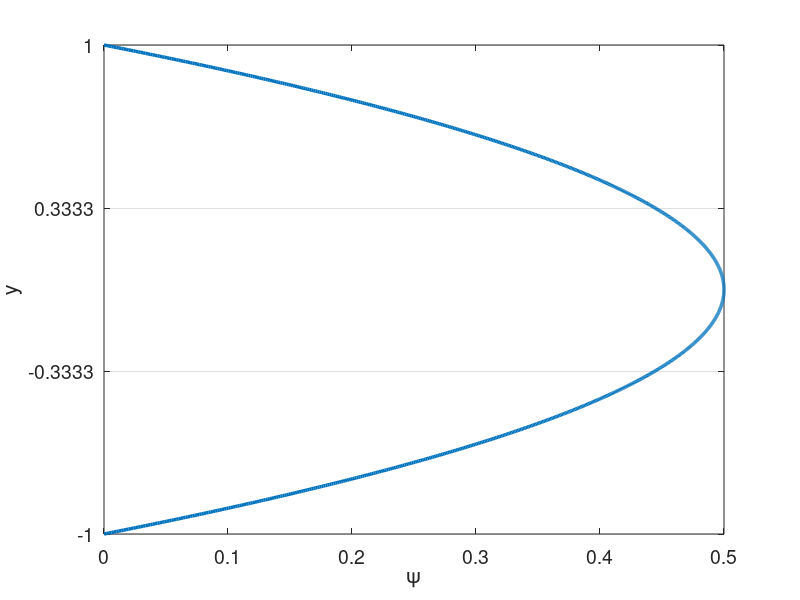

Write the MATLAB code that produced this figure. (Note: this script raises an error after producing the figure.)
% clc
clear all
close all


set(0,'DefaultAxesFontSize',14)
set(0,'defaultLineLineWidth',2.5)
% set(0,'DefaultFigureWindowStyle','docked')


linestyles = {'k-','b-','r-','g-','c-','m-','k--','b--','r--','g--','c--','m--','k-.','b-.','r-.','g-.','c-.','m-.','k:','b:','r:','g:','c:','m:'};
pointstyles = {'ko','bo','ro','go','co','mo','k^','b^','r^','g^','c^','m^','ks','bs','rs','gs','cs','ms','k*','b*','r*','g*','c*','m*','k+','b+','r+','g+','c+','m+'};

%%%%%%%%%%%%%%%%%%%%%%%%%%%%%%%%%%%%%%%%%%%%%%%%%%%%%%%%%%%%%%%%%%
% Navier-Stokes Solver Demo (2D Channel)
%%%%%%%%%%%%%%%%%%%%%%%%%%%%%%%%%%%%%%%%%%%%%%%%%%%%%%%%%%%%%%%%%%

format compact;
format short; 
Re = 1; Pr=0.8; Pe=Re*Pr; 

%N=16; E=5; N1=N+1; nL=N1*N1*E;  % 16th order
N=5; % polynomial order  
Ex=1; % Number of elements in x
Ey=3; % Number of elements in y
CFL=0.1;
u_ic = Re;
pert = 0.0;
f_ic = @(x,y) u_ic*(1-y.^2)/2;

%% Enrichment information
en_on = 1;
N_en_y = 1; 
psi = {@(x,y) (0.5*(1 - y.^2) + 0.*x), @(x,y) 0.*y + 0.*x};
gpsi = {@(x,y) 0.*y + 0.*x, @(x,y) (-1.*y + 0.*x), ...
        @(x,y) 0.*y + 0.*x, @(x,y) 0.*y + 0.*x};
hpsi = {@(x,y) 0.*y + 0.*x, @(x,y) (-1 - 0.*y + 0.*x), ...
        @(x,y) 0.*y + 0.*x, @(x,y) 0.*y + 0.*x};
    
% No enrichment on one half
% psi = {@(x,y) (y<=0).*(0.5*(1 - y.^2)) + (y>0).*0.5 + 0.*x, @(x,y) 0.*y + 0.*x};
% gpsi = {@(x,y) 0.*y + 0.*x, @(x,y) (y<=0).*(-1.*y)+ (y>0).*0 + 0.*x, ...
%         @(x,y) 0.*y + 0.*x, @(x,y) 0.*y + 0.*x};
% hpsi = {@(x,y) 0.*y + 0.*x, @(x,y) (y<=0).*(-1.)+ (y>0).*0 + 0.*y + 0.*x, ...
%         @(x,y) 0.*y + 0.*x, @(x,y) 0.*y + 0.*x};

% Blended enrichment
% En - Blend - normal .. - Blend - En
% N_en_form = 1;
% Ly = 2/Ey;
% ye = 1-Ly*N_en_form; % end of enrichment
% yb = 1-Ly*(N_en_form+1); % end of blending
% 
% blend = @(x,y) 0.*x + ...
%     (abs(y) >= (ye-eps)).*1 + ...
%     ((-(ye-eps) < y).*(y <= -(yb-eps))).*(y-(-yb))/((-ye)-(-yb)) + ...
%     + y.*0 + ...
%     (((ye-eps) > y).*(y >= (yb-eps))).*(y-(yb))/((ye)-(yb));
% dblend = @(x,y) 0.*x + ...
%     (abs(y) >= (ye-eps)).*0 + ...
%     ((-(ye-eps) < y).*(y <= -(yb-eps))).*1./((-ye)-(-yb)) + ...
%     + y.*0 + ...
%     (((ye-eps) > y).*(y >= (yb-eps))).*1./((ye)-(yb));
% hblend = @(x,y) 0.*x + ...
%     (abs(y) >= (ye-eps)).*0 + ...
%     ((-(ye-eps) < y).*(y <= -(yb-eps))).*0 + ...
%     + y.*0 + ...
%     (((ye-eps) > y).*(y >= (yb-eps))).*0;
% 
% % c1 = 1./(-ye^2-yb^2+2*ye*yb);
% % c2 = -2*ye*c1;
% % c3 = -(yb^2-2*yb*ye)*c1;
% % c1b = 1./(-(-ye)^2-(-yb)^2+2*(-ye)*(-yb));
% % c2b = -2*(-ye)*c1;
% % c3b = -((-yb)^2-2*(-yb)*(-ye))*c1;
% % blend = @(x,y) 0.*x + ...
% %     (abs(y) >= ye-eps).*1 + ...
% %     ((-(ye-eps) < y).*(y <= -(yb-eps))).*(c1b*y.^2+c2b*y+c3b) + ...
% %     + y.*0 + ...
% %     (((ye-eps) > y).*(y >= (yb-eps))).*(c1*y.^2+c2*y+c3);
% % 
% % dblend = @(x,y) 0.*x + ...
% %     (abs(y) >= (ye-eps)).*0 + ...
% %     ((-(ye-eps) < y).*(y <= -(yb-eps))).*(2*c1b*y+c2b) + ...
% %     + y.*0 + ...
% %     (((ye-eps) > y).*(y >= (yb-eps))).*(2*c1*y+c2);
% % 
% % hblend = @(x,y) 0.*x + ...
% %     (abs(y) >= (ye-eps)).*0 + ...
% %     ((-(ye-eps) < y).*(y <= -(yb-eps))).*2*c1b + ...
% %     + y.*0 + ...
% %     (((ye-eps) > y).*(y >= (yb-eps))).*2*c1;
% 
% en = @(x,y)(0.5*(1 - y.^2)) + 0.*x;
% den = @(x,y) (-1.*y + 0.*x);
% hen = @(x,y) (-1 - 0.*y + 0.*x);
% 
% psi = {@(x,y) blend(x,y).*en(x,y), @(x,y) 0.*y + 0.*x};
% gpsi = {@(x,y) 0.*y + 0.*x, ...
%         @(x,y) blend(x,y).*den(x,y) + dblend(x,y).*en(x,y), ...
%         @(x,y) 0.*y + 0.*x, @(x,y) 0.*y + 0.*x};
% hpsi = {@(x,y) 0.*y + 0.*x, ...
%         @(x,y) blend(x,y).*hen(x,y) + 2*dblend(x,y).*den(x,y) + hblend(x,y).*en(x,y), ...
%         @(x,y) 0.*y + 0.*x, @(x,y) 0.*y + 0.*x};

% Flat enrichment in middle
% Middle is higher than normal enrichment
% en_loc = 2/Ey+0.0001;
% psi = {@(x,y) ((1-abs(y))<=en_loc).*(0.5*(1 - y.^2) + 0.*x)+((1-abs(y))>en_loc).*0.5*(1-(1-2/Ey)^2), @(x,y) 0.*y + 0.*x};
% gpsi = {@(x,y) 0.*y + 0.*x, @(x,y) ((1-abs(y))<=en_loc).*(-1.*y + 0.*x), ...
%         @(x,y) 0.*y + 0.*x, @(x,y) 0.*y + 0.*x};
% hpsi = {@(x,y) 0.*y + 0.*x, @(x,y) ((1-abs(y))<=en_loc).*(-1 - 0.*y + 0.*x), ...
%         @(x,y) 0.*y + 0.*x, @(x,y) 0.*y + 0.*x};

% % 0 enrichment in middle  
% Middle is slightly below normal enrichment
% en_loc = 2/Ey+0.000000001;
% psi = {@(x,y) ((1-abs(y))<=en_loc).*(0.5*(1 - y.^2) + 0.*x), @(x,y) 0.*y + 0.*x};
% gpsi = {@(x,y) 0.*y + 0.*x, @(x,y) ((1-abs(y))<=en_loc).*(-1.*y + 0.*x), ...
%         @(x,y) 0.*y + 0.*x, @(x,y) 0.*y + 0.*x};
% hpsi = {@(x,y) 0.*y + 0.*x, @(x,y) ((1-abs(y))<=en_loc).*(-1 - 0.*y + 0.*x), ...
%         @(x,y) 0.*y + 0.*x, @(x,y) 0.*y + 0.*x};

% % 0 enrichment in middle not full element
% Middle is slightly below normal enrichment
% [X,Y]=make_geom_channel(Ex,Ey,N);      % Geometry in local form
% en_loc = 1-abs(Y(1,end-1,1))+0.000000001;
% psi = {@(x,y) ((1-abs(y))<=en_loc).*(0.5*(1 - y.^2) + 0.*x), @(x,y) 0.*y + 0.*x};
% gpsi = {@(x,y) 0.*y + 0.*x, @(x,y) ((1-abs(y))<=en_loc).*(-1.*y + 0.*x), ...
%         @(x,y) 0.*y + 0.*x, @(x,y) 0.*y + 0.*x};
% hpsi = {@(x,y) 0.*y + 0.*x, @(x,y) ((1-abs(y))<=en_loc).*(-1 - 0.*y + 0.*x), ...
%         @(x,y) 0.*y + 0.*x, @(x,y) 0.*y + 0.*x};

% 0 enrichment
% psi = {@(x,y) 0+0.*y + 0.*x, @(x,y) 0+0.*y + 0.*x;};
% gpsi = {@(x,y) 0.*y + 0.*x, @(x,y) 0.*y + 0.*x, @(x,y) 0.*y + 0.*x, @(x,y) 0.*y + 0.*x};
% hpsi = {@(x,y) 0.*y + 0.*x, @(x,y) 0.*y + 0.*x, @(x,y) 0.*y + 0.*x, @(x,y) 0.*y + 0.*x};

%% Plot psi
figure
ys_plot = linspace(-1,1,1000);
plot(psi{1}(0,ys_plot),ys_plot)
xlabel('\psi')
ylabel('y')
set(gca, 'YGrid', 'on', 'XGrid', 'off')
    yticks(linspace(-1,1,Ey+1));

psi_p = psi{1}(0,N_en_y*2/Ey-1);

%% Begin Solve
E=Ex*Ey; % Total number of elements
N1=N+1;
disp("Generating Matrices")
% if en_on
    Q=makeq_en(Ex,Ey,N,N_en_y);
% else
%     Q=makeq(Ex,Ey,N); % Global continuity
% end
R=maker(Q,Ex,N); % Restriction matrix, applies Dirichlet conditions
[X,Y]=make_geom_channel(Ex,Ey,N);      % Geometry in local form
en_b_nodes = get_en_bound_nodes(Ex,Ey,N,N_en_y);
en_b_nodes2 = get_en_bound_nodes2(Ex,Ey,N,N_en_y);

Ys = zeros(Ey*length(Y(1,:,1)),1);
for i = 1:Ey
    Ys((i-1)*(N+1)+1:(i)*(N+1)) = Y(1,:,(i-1)*Ex+1);
end
        
[G,J,ML,RX]=make_coef(X,Y);
[Ah,Bh,Ch,Dh,z,w]=semhat(N);

[n,nb]=size(R); 
nL=N1*N1*E;

Ab=spalloc(nL,nL,nL*N);    %  Generate Abar
for j=1:nL
    x=zeros(nL,1); 
    x(j)=1; 
    Ab(:,j)=abar_c(x,Dh,G,Q);  % assembled Neumann Operator
end
A_c=R*Q'*apply_en_cont(Ab,en_b_nodes,psi_p);
S_check=full(Ab);
Ab = Q'*Ab*Q;
A=R*Ab*R'; % Full stiffness matrix
Bb=reshape(ML,nL,1); % Form Mass matrix
Bb=diag(Bb); 
Bb=sparse(Bb); 
Ma=R*Q'*Bb*Q*R'; % Assembling mass matrix  % Full mass matrix
M_c = R*Q'*apply_en_cont(Bb,en_b_nodes,psi_p);


%%
M_check=full(Bb);

Ma_uv_check = zeros(2*nL);
Ma_uv_check(1:nL,1:nL) = M_check;
Ma_uv_check(nL+1:2*nL,nL+1:2*nL) = M_check;
A_uv_check = zeros(2*nL);
A_uv_check(1:nL,1:nL) = S_check;
A_uv_check(nL+1:2*nL,nL+1:2*nL) = S_check;

M_q = full(Ma);
S_q = full(A);


%%


% Assemble overall system matrices
nn = length(Ma); % number of nodes in the domain
Ma_uv = zeros(2*nn);
Ma_uv(1:nn,1:nn) = Ma;
Ma_uv(nn+1:2*nn,nn+1:2*nn) = Ma;
Ma_uv = sparse(Ma_uv);
A_uv = zeros(2*nn);
A_uv(1:nn,1:nn) = A;
A_uv(nn+1:2*nn,nn+1:2*nn) = A;
A_uv = sparse(A_uv);
ML_uv = zeros(2*(N+1),2*(N+1),E);
ML_uv(1:N+1,1:N+1,1:E) = ML;
ML_uv(N+2:2*(N+1),N+2:2*(N+1),1:E) = ML;


%% Assemble enrichment matrices
psi_xy{1} = psi{1}(X,Y);
psi_xy{2} = psi{2}(X,Y);
if en_on
    disp("Computing enrichment")
    [Mp,Sp,T1,T2,z_en,w_en] = enrich_mats(X,Y,E,N,psi,gpsi,hpsi);
    nb = N1*N1;
        
    for k=1:2
        Mp_all{k} = zeros(nb*E,nb*E);
        Sp_all{k} = zeros(nb*E,nb*E);
%         T1_all{k} = zeros(nb*E,1);
%         T2_all{k} = zeros(nb*E,1);
        T1_all{k} = zeros(N+1,N+1,E);
        T2_all{k} = zeros(N+1,N+1,E);
        
        T1_rs{k} = reshape(T1{k},[N+1,N+1,E]);
        T2_rs{k} = reshape(T2{k},[N+1,N+1,E]);
        
        % TODO: Assemble differently for different elements
        for iy = 1:Ey
            for ix = 1:Ex
                i = (iy-1)*Ex+ix;
                if ((iy <= N_en_y) || (iy > Ey-N_en_y))
                    Mp_all{k}((i-1)*nb+1:i*nb,(i-1)*nb+1:i*nb) = Mp{k}(:,:,i);
                    Sp_all{k}((i-1)*nb+1:i*nb,(i-1)*nb+1:i*nb) = Sp{k}(:,:,i);
%                     T1_all{k}((i-1)*nb+1:i*nb) = T1{k}(:,i);
%                     T2_all{k}((i-1)*nb+1:i*nb) = T2{k}(:,i);
%                     T1{k}(:,i) = T1{k}(:,i);
%                     T2{k}(:,i) = T2{k}(:,i);
                    T1_all{k}(:,:,i) = T1_rs{k}(:,:,i); 
                    T2_all{k}(:,:,i) = T2_rs{k}(:,:,i);
                end
            end
        end
        %%
        if k == 1
            Mp_check_1 = full(Mp_all{k});
            Sp_check_1 = full(Sp_all{k});
            T1_check_1 = full(T1_all{k});
            T2_check_1 = full(T2_all{k});
            Mp_check_2 = zeros(size(Mp_all{k}));
            Sp_check_2 = zeros(size(Mp_all{k}));
            T1_check_2 = zeros(size(Mp_all{k}));
            T2_check_2 = zeros(size(Mp_all{k}));
        elseif k == 2
            Mp_check_2 = full(Mp_all{k});
            Sp_check_2 = full(Sp_all{k});
            T1_check_2 = full(T1_all{k});
            T2_check_2 = full(T2_all{k});
        end
        %%
        Mp_all{k} = sparse(Mp_all{k});        
        Mp_all_c{k} = R*Q'*apply_en_cont(Mp_all{k},en_b_nodes,psi_p);
        Mp_all{k} = R*Q'*Mp_all{k}*Q*R';
        Sp_all{k} = sparse(Sp_all{k});
        Sp_all_c{k} = R*Q'*apply_en_cont(Sp_all{k},en_b_nodes,psi_p);
        Sp_all{k} = R*Q'*Sp_all{k}*Q*R';
        
%         T1_all{k} = sparse(T1_all{k});
%         T2_all{k} = sparse(T2_all{k});
%         T2_all{k} = Q'*T2_all{k};
   
    end
    
    Mp_uv = zeros(2*nn);
    Sp_uv = zeros(2*nn);
    Mp_uv(1:nn,1:nn) = Mp_all{1};
    Mp_uv(1:nn,nn+1:2*nn) = Mp_all{2};
    Sp_uv(1:nn,1:nn) = Sp_all{1};
    Sp_uv(nn+1:2*nn,nn+1:2*nn) = Sp_all{1};
    
    %%
    Mp_uv_check = zeros(2*nL);
    Mp_uv_check(1:nL,1:nL) = Mp_check_1;
    Mp_uv_check(1:nL,nL+1:2*nL) = Mp_check_2;
    Sp_uv_check(1:nL,1:nL) = Sp_check_1;
    Sp_uv_check(nL+1:2*nL,nL+1:2*nL) = Sp_check_1;
    Mp_q_1 = full(Mp_all{1});
    Sp_q_1 = full(Sp_all{1});
    
    Mp_q_2 = full(Mp_all{2});
    Sp_q_2 = full(Sp_all{2});
    %%

    Mp_uv = sparse(Mp_uv);
    Sp_uv = sparse(Sp_uv);   
end

%%

dxmin=pi*(z(N1)-z(N))/(2*Ex); % Get min dx for CFL constraint
Tfinal=150; 
dt=CFL*dxmin/u_ic; 
nstep=ceil(Tfinal/dt); 
dt=Tfinal/nstep; 
% Print information
nstep
dt
yp1 = (1+Y(1,2))*Re

disp("Computing inverse")
Ai=pinv(full(Ab)); 

disp("Setting Initial Conditions")
% Initial conditions
u=u_ic*ones(size(ML)); 
v=0*ML;

for e = 1:E
    for i = 1:N+1
        for j = 1:N+1
            u(i,j,e) = f_ic(X(i,j,e),Y(i,j,e))+pert*rand()*u_ic;
            v(i,j,e) = v(i,j,e)+pert*rand()*u_ic;
            if en_on
                if ((e <= Ex*N_en_y) || (e > (Ey-N_en_y)*Ex))
                    u(i,j,e) = u(i,j,e) - psi{1}(X(i,j,e),Y(i,j,e));
                    v(i,j,e) = v(i,j,e) - psi{2}(X(i,j,e),Y(i,j,e));
                end
            end
        end
    end
end

% u = apply_en_cont_soln(u,en_b_nodes,psi_p);
u1=u; u2=u; u3=u; fx3=u; fx2=u; fx1=u;
v1=v; v2=v; v3=v; fy3=v; fy2=v; fy1=v;

F = ones(size(ML));
% Fb=reshape(ML.*F,nL,1); %% Output
% 
% Fb=Bb\(Q'*Fb);  

uv = [u;v];

%%
uv_ic_check = uv;
%%

%% Setup BC if nonzero
% u_bc = ones(size(u)).*((Y==1)+(Y==-1));
% u_bc = reshape(ML.*u_bc,nL,1);
% u_bc = Bb\(Q'*u_bc);

%%
disp("Timestepping")
plot1 = 1;
time = 0;
plot1 = post_channel(N,Ex,Ey,w,X,Y,Ys,en_on,time,u,psi_xy,N_en_y,plot1);
%%
% psi_len = length(M_c);
% psi_c = zeros(psi_len,1);
% psi_c(1:psi_len/2) = -1*ones(psi_len/2,1)*psi_p;
% psi_c(psi_len/2+1:psi_len) = 1*ones(psi_len/2,1)*psi_p;
for step=1:nstep 
    time=step*dt;
    if step==1; b0=1.0;    b= [ -1 0 0 ]';       a=[ 1  0 0 ]'; end
    if step==2; b0=1.5;    b=([ -4 1 0 ]')./2;   a=[ 2 -1 0 ]'; end
    if step==3; b0=11./6.; b=([ -18 9 -2 ]')./6; a=[ 3 -3 1 ]'; end
    if step<=3
        if en_on
            H_x=(Ma + A*dt/(b0*Re) + dt/b0*(Mp_all{1} + Sp_all{1}));
            H_y=(Ma + A*dt/(b0*Re));
            [LH_x,UH_x]=lu(H_x);
            [LH_y,UH_y]=lu(H_y);
            terms_x = 1/Re*(T1_all{1})+T2_all{1};
            terms_y = 1/Re*(T1_all{2})+T2_all{2};
            
            %% GUESS?
%             terms_x(:,1,N_en_y+1) = terms_x(:,end,N_en_y);
%             terms_x(:,end,Ey-N_en_y) = terms_x(:,1,Ey-N_en_y+1);
%             terms_x(:,:,2) = terms_x(:,:,1);
            
            H_uv = (Ma_uv + A_uv*dt/(b0*Re) + dt/b0*(Mp_uv + Sp_uv));
            H_c = 0;% (M_c + A_c*dt/(b0*Re) + dt/b0*(Mp_all_c{1}+Sp_all_c{1}));
            H_check = (Ma_uv_check + A_uv_check*dt/(b0*Re) + dt/b0*(Mp_uv_check + Sp_uv_check));
            H_q_check = R*Q'*(apply_en_cont(H_check(1:nL,1:nL),en_b_nodes,psi_p)+apply_en_cont(H_check(1:nL,nL+1:2*nL),en_b_nodes,psi_p));
            H_q = full(H_uv);
            %% hardcode manipulation
            for i = 1:length(en_b_nodes2)
                H_uv(en_b_nodes2(i,1),:) = H_uv(en_b_nodes2(i,1),:)+H_uv(en_b_nodes2(i,2),:);
                H_uv(en_b_nodes2(i,2),:) = zeros(size(H_uv(en_b_nodes2(i,2),:)));
                H_uv(en_b_nodes2(i,2),en_b_nodes2(i,1)) = -1;
                H_uv(en_b_nodes2(i,2),en_b_nodes2(i,2)) = 1;
                
                H_uv(en_b_nodes2(i,1)+nn,:) = H_uv(en_b_nodes2(i,1)+nn,:)+H_uv(en_b_nodes2(i,2)+nn,:);
                H_uv(en_b_nodes2(i,2)+nn,:) = zeros(size(H_uv(en_b_nodes2(i,2)+nn,:)));
                H_uv(en_b_nodes2(i,2)+nn,en_b_nodes2(i,1)+nn) = -1;
                H_uv(en_b_nodes2(i,2)+nn,en_b_nodes2(i,2)+nn) = 1;
            end
            
            %%
            rhs_c = (H_c);
            [LH_uv,UH_uv]=lu(H_uv);
        else
            H=(Ma + A*dt/(b0*Re));
            [LH_x,UH_x]=lu(H);
            LH_y = LH_x;
            UH_y = UH_x;

            terms_x = zeros(N+1,N+1,E);
            terms_y = zeros(N+1,N+1,E);
            
            H_uv = (Ma_uv + A_uv*dt/(b0*Re));
            %% hardcode manipulation
            for i = 1:length(en_b_nodes2)
                H_uv(en_b_nodes2(i,1),:) = H_uv(en_b_nodes2(i,1),:)+H_uv(en_b_nodes2(i,2),:);
                H_uv(en_b_nodes2(i,2),:) = zeros(size(H_uv(en_b_nodes2(i,2),:)));
                H_uv(en_b_nodes2(i,2),en_b_nodes2(i,1)) = -1;
                H_uv(en_b_nodes2(i,2),en_b_nodes2(i,2)) = 1;
                
                H_uv(en_b_nodes2(i,1)+nn,:) = H_uv(en_b_nodes2(i,1)+nn,:)+H_uv(en_b_nodes2(i,2)+nn,:);
                H_uv(en_b_nodes2(i,2)+nn,:) = zeros(size(H_uv(en_b_nodes2(i,2)+nn,:)));
                H_uv(en_b_nodes2(i,2)+nn,en_b_nodes2(i,1)+nn) = -1;
                H_uv(en_b_nodes2(i,2)+nn,en_b_nodes2(i,2)+nn) = 1;
            end
            rhs_c = zeros(size(Ma(:,1)));
            [LH_uv,UH_uv]=lu(H_uv);
%             Hbar=(Bb+ Ab*dt/(b0*Re));
        end
        
        b0i=1./b0;
    end % Viscous op
 
    %% uv version
    
%   Nonlinear step - unassembled, not multiplied by mass matrix

    fx1 = -convl(u,RX,Dh,u,v) + F +terms_x; % du = Cu  
    fy1 = -convl(v,RX,Dh,u,v) + terms_y; % dv = Cv
    
    %%
    convl_x_check = -convl(u,RX,Dh,u,v);
    convl_y_check = -convl(v,RX,Dh,u,v);
    %%

    rx  = a(1)*fx1+a(2)*fx2+a(3)*fx3; % kth-order extrapolation
    ry  = a(1)*fy1+a(2)*fy2+a(3)*fy3;

    fx3=fx2; fx2=fx1; 
    fy3=fy2; fy2=fy1; 

    rx  = dt*rx - (b(1)*u+b(2)*u2+b(3)*u3); u3=u2; u2=u; % Add BDF terms
    ry  = dt*ry - (b(1)*v+b(2)*v2+b(3)*v3); v3=v2; v2=v; %     and

    ut  = b0i*rx; 
    vt  = b0i*ry; 

%   uL=ut; vL=vt;
    [uL,vL,pr]=pressure_project(ut,vt,Ai,Q,ML,RX,Dh); % Div-free velocity
    pr = (b0/dt)*pr;
    
    %%
    uL_check = uL;
    vL_check = vL;
    %%

    %   Set RHS.                 %Viscous update. %  Convert to local form.
%     u=R*(Q'*reshape(ML.*uL,nL,1)-Hbar*u_bc);
    u_rhs=R*(Q'*reshape(ML.*uL,nL,1));
    v_rhs=R*(Q'*reshape(ML.*vL,nL,1));
  
%     u_rhs = u_rhs + dt/b0*R*Q'*reshape(terms_x,nL,1);
    
    %% hardcode manipulation
   
    for i = 1:length(en_b_nodes2)
        u_rhs(en_b_nodes2(i,1)) = u_rhs(en_b_nodes2(i,1))+u_rhs(en_b_nodes2(i,2));
        u_rhs(en_b_nodes2(i,2)) = psi_p*en_on;
        
        v_rhs(en_b_nodes2(i,1)) = v_rhs(en_b_nodes2(i,1))+v_rhs(en_b_nodes2(i,2));
        v_rhs(en_b_nodes2(i,2)) = 0;
    end
    %%
    
        %%
    u_rhs_check = u_rhs;
    v_rhs_check = v_rhs;
    %%
    
    uv = [u_rhs;v_rhs];
    uv_check = uv;
%     uv = [u;v];
    uv=UH_uv\(LH_uv\uv);
    u = uv(1:nn);
    v = uv(nn+1:2*nn);
%     u=Q*(R'*u+u_bc);
    u=Q*(R'*u);
%     if en_on
%         u = apply_en_cont_soln(Ey,N_en_y,en_b_nodes,u,psi_p);
%     end
    u=reshape(u,N1,N1,E);
    v=Q*(R'*v);
    v=reshape(v,N1,N1,E);
    
    
    
%% Output
    if mod(step,100)==0
        plot1 = post_channel(N,Ex,Ey,w,X,Y,Ys,en_on,time,u,psi_xy,N_en_y,plot1);
    end

end
%%%%%%%%%%%%%%%%%%%%%%%%%%%%%%%%%%%%%%%%%%%%%%%%%%%%%%%%%%%%%%%%%%
